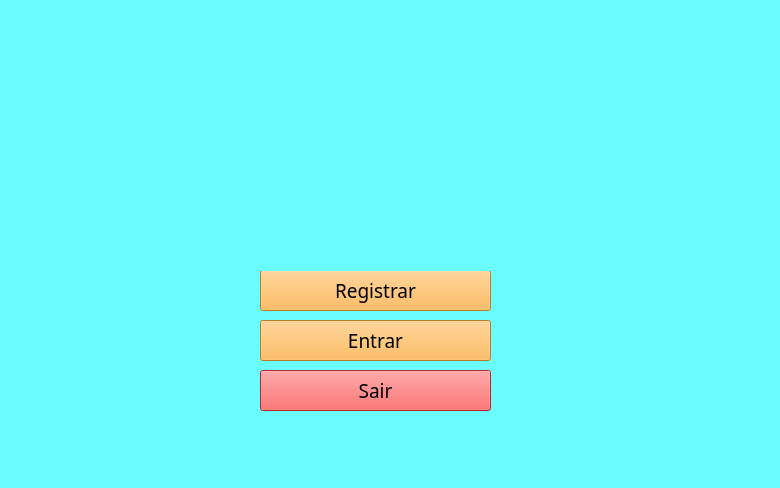
<?xml version="1.0" encoding="UTF-8"?>
<ui version="4.0">
 <class>MainWindow</class>
 <widget class="QMainWindow" name="MainWindow">
  <property name="geometry">
   <rect>
    <x>0</x>
    <y>0</y>
    <width>780</width>
    <height>488</height>
   </rect>
  </property>
  <property name="windowTitle">
   <string>MainWindow</string>
  </property>
  <property name="styleSheet">
   <string notr="true">background-color: rgb(105, 253, 255);</string>
  </property>
  <widget class="QWidget" name="centralwidget">
   <widget class="QPushButton" name="pushButton">
    <property name="geometry">
     <rect>
      <x>260</x>
      <y>270</y>
      <width>231</width>
      <height>41</height>
     </rect>
    </property>
    <property name="font">
     <font>
      <family>Bahnschrift Light SemiCondensed</family>
      <pointsize>14</pointsize>
     </font>
    </property>
    <property name="cursor">
     <cursorShape>PointingHandCursor</cursorShape>
    </property>
    <property name="styleSheet">
     <string notr="true">background-color: rgb(255, 172, 55);</string>
    </property>
    <property name="text">
     <string>Registrar</string>
    </property>
   </widget>
   <widget class="QPushButton" name="pushButton_2">
    <property name="geometry">
     <rect>
      <x>260</x>
      <y>320</y>
      <width>231</width>
      <height>41</height>
     </rect>
    </property>
    <property name="font">
     <font>
      <family>Bahnschrift Light SemiCondensed</family>
      <pointsize>14</pointsize>
     </font>
    </property>
    <property name="cursor">
     <cursorShape>PointingHandCursor</cursorShape>
    </property>
    <property name="styleSheet">
     <string notr="true">background-color: rgb(255, 172, 55);</string>
    </property>
    <property name="text">
     <string>Entrar</string>
    </property>
   </widget>
   <widget class="QPushButton" name="pushButton_3">
    <property name="geometry">
     <rect>
      <x>260</x>
      <y>370</y>
      <width>231</width>
      <height>41</height>
     </rect>
    </property>
    <property name="font">
     <font>
      <family>Bahnschrift Light SemiCondensed</family>
      <pointsize>14</pointsize>
     </font>
    </property>
    <property name="cursor">
     <cursorShape>PointingHandCursor</cursorShape>
    </property>
    <property name="styleSheet">
     <string notr="true">background-color: rgb(255, 55, 55);</string>
    </property>
    <property name="text">
     <string>Sair</string>
    </property>
   </widget>
   <widget class="QLabel" name="label">
    <property name="geometry">
     <rect>
      <x>230</x>
      <y>10</y>
      <width>301</width>
      <height>261</height>
     </rect>
    </property>
    <property name="text">
     <string/>
    </property>
    <property name="pixmap">
     <pixmap>Imagens/Cinema Logo.png</pixmap>
    </property>
   </widget>
  </widget>
  <widget class="QMenuBar" name="menubar">
   <property name="geometry">
    <rect>
     <x>0</x>
     <y>0</y>
     <width>780</width>
     <height>21</height>
    </rect>
   </property>
  </widget>
  <widget class="QStatusBar" name="statusbar"/>
 </widget>
 <resources>
  <include location="imagens/seila.qrc"/>
 </resources>
 <connections/>
</ui>
